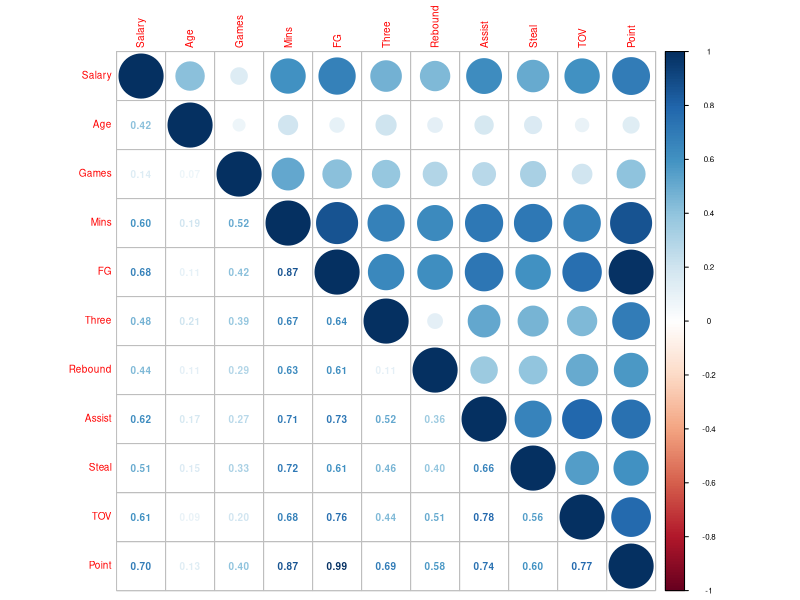
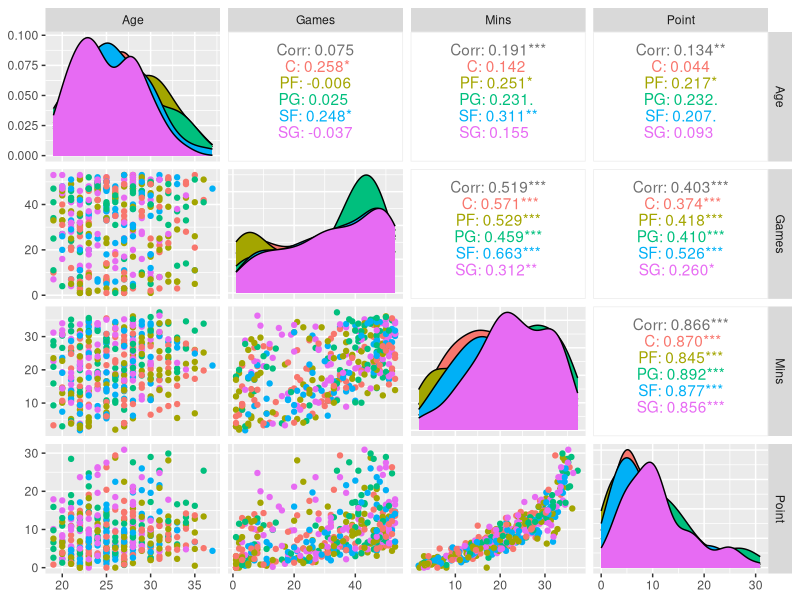
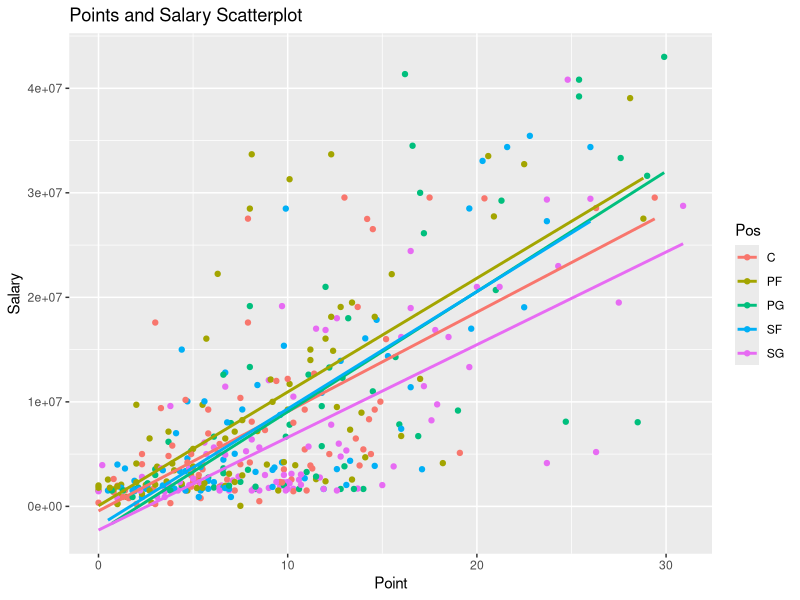
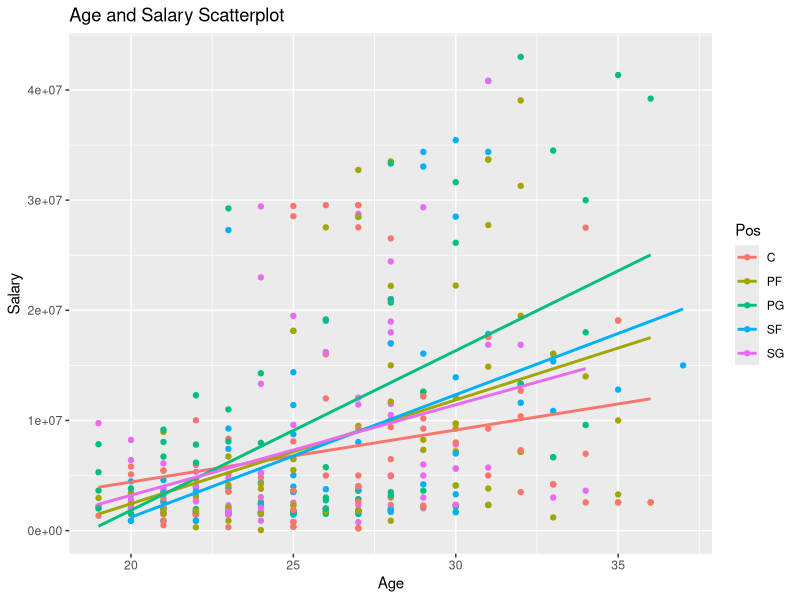
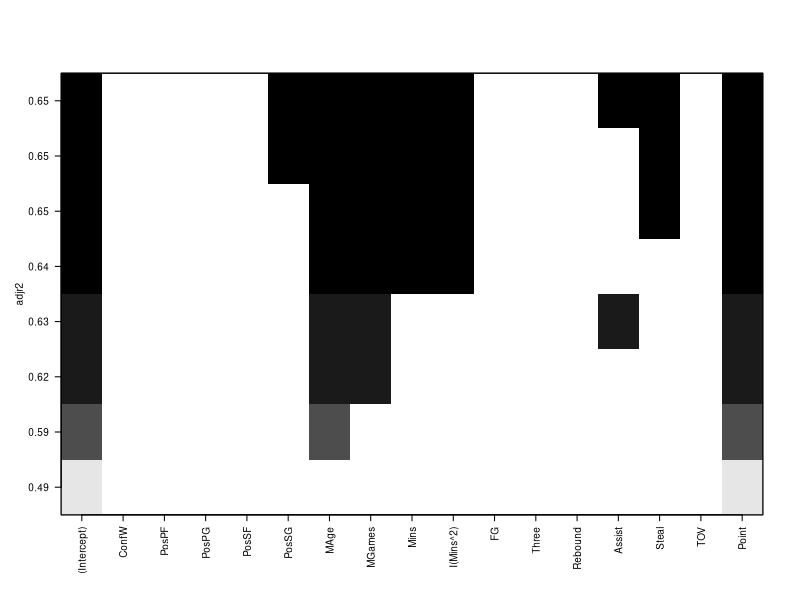
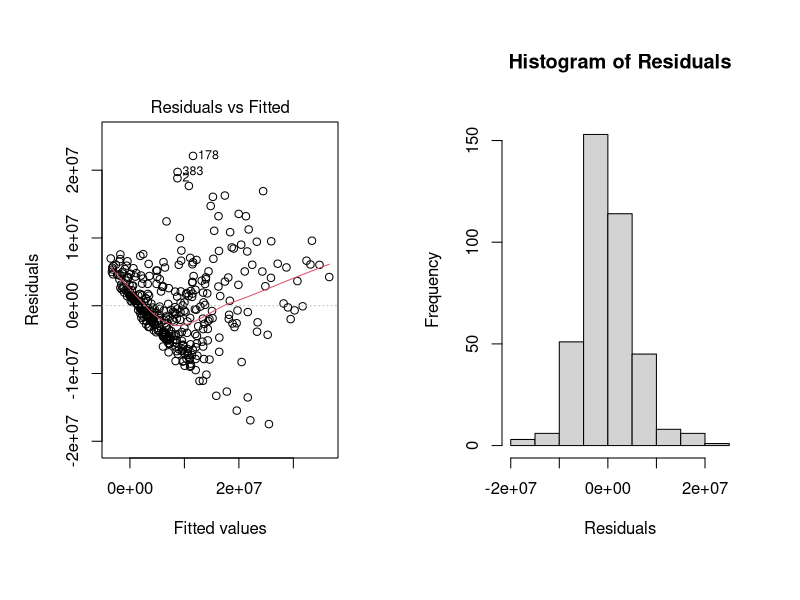
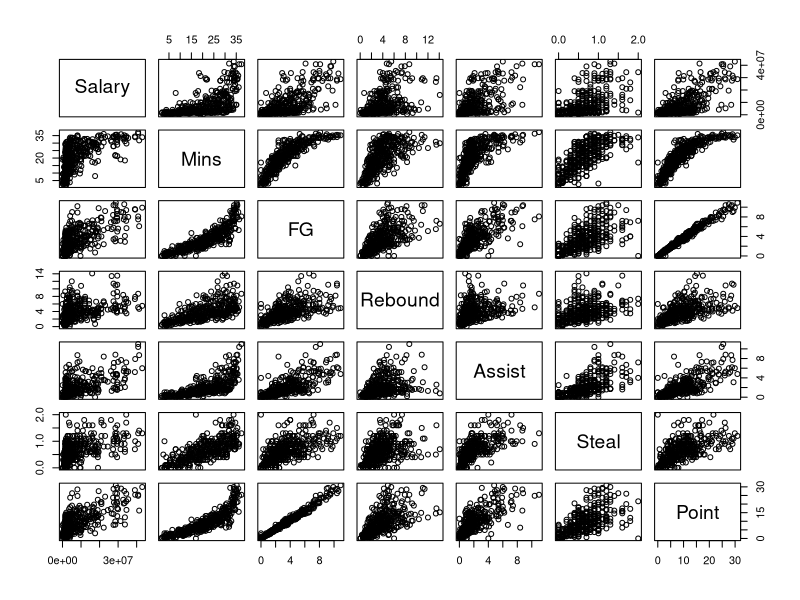
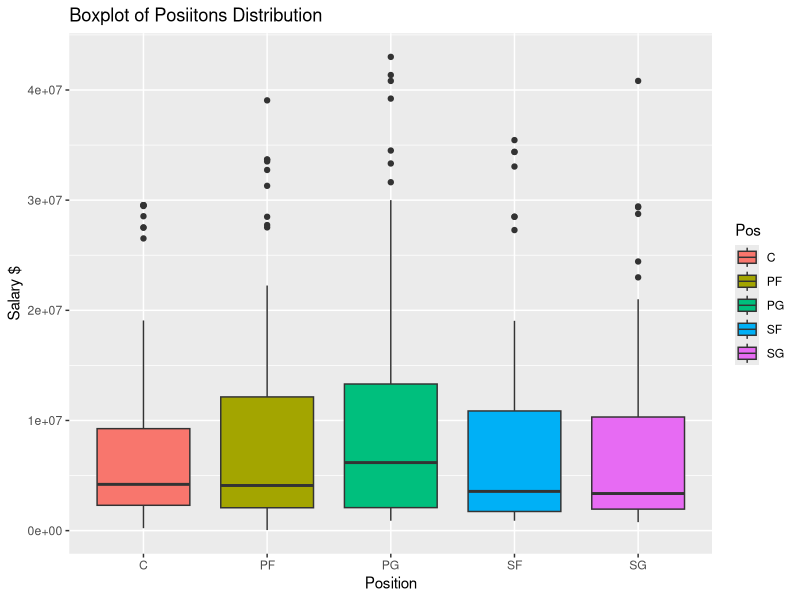

Reproduce these figures in R, in order.
## ---- chunk 1

#upload data

df = read.csv("nba.csv")


#here I made 5 positions - before there were 10 - so we can use the POS variable in our analysis for grouping


df$Pos[df$Pos=="C-F"] = "C"
df$Pos[df$Pos=="F-C"] = "PF"
df$Pos[df$Pos=="F"] = "PF"
df$Pos[df$Pos=="G"] = "PG"
df$Pos[df$Pos=="G-F"] = "SG"

NBA = subset(df, select = -c(Rk, Player, Tm, GS, X3P., FG., FGA, X2P., X3PA, X2P, X2PA, eFG., FT, FTA, FT., ORB, DRB, BLK, PF))

names(NBA) = c("Salary", "Conf", "Pos", "Age", "Games", "Mins", "FG", "Three", "Rebound", "Assist", "Steal", "TOV", "Point")

#summary(factor(NBA$Pos))

## ---- chunk 2


#ran a quick MLR to see how variables fit the model
reg = lm(Salary ~., data = NBA)

summary(reg)


## ---- chunk 3

#correlation plot with the variables to see how they relate - high correlation may hint at 
#multicolinearity but professor said it is not a problem and expected. More minutes you play = more chance for higher stats

library(corrplot)       

cplot = subset(NBA, select = -c(Conf, Pos))
c = cor(cplot)
par(cex = 0.6)          
corrplot(c)             
corrplot(c, add = TRUE, method = "number", type="lower", diag=FALSE, tl.pos="n", cl.pos="n")    
## ---- chunk 4

#the plot professor used in the example colored by position - conference wasn't showing as
#solid of differences. we need to analyze this more

library(GGally)
ggpairs(NBA, columns=c(4,5,6,13),ggplot2::aes(colour=Pos))

## ---- chunk 5
#par(mfrow=c(1,2))
a = ggplot(NBA, aes(Point, Salary, colour=Pos))+geom_point()+geom_smooth(method="lm",se=F)
a + ggtitle("Points and Salary Scatterplot")
  
b = ggplot(NBA, aes(Age, Salary, colour=Pos))+geom_point()+geom_smooth(method="lm",se=F)
b + ggtitle("Age and Salary Scatterplot")
## ---- chunk 6
#the intercept above was very negative, so we mean centered age and games to make 
#it easier to analyze the intercept along with the other variables - averages across the board for variables now


NBA$MAge = NBA$Age- mean(NBA$Age)
NBA$MGames = NBA$Games - mean(NBA$Games)

reg2 = lm(Salary ~ Conf + Pos + MAge + MGames + Mins + I(Mins^2) + FG + Three + Rebound + Assist + Steal + TOV + Point, data = NBA)
summary(reg2)
## ---- chunk 7
#backwards elimination - want this to not be shown
BE = step(reg2, direction = "backward")

## ---- chunk 8

#best subsets regression
library(leaps)
#best subsets regression to find the optimal amount of variables for the model, better than backwards elimination
BSR=regsubsets(Salary~ Conf + Pos + MAge + MGames + Mins + I(Mins^2) + FG + Three + Rebound + Assist + Steal + TOV + Point, data = NBA)
plot(BSR, scale="adjr2")                 #this means we would use Age, Games, Mins, FG, Rebound, Assist, Steal, Point as predictors                                                                          8 variables yields highest adjusted R^2 = .64




## ---- chunk 9
reg.summary=summary(BSR)            
which.max(reg.summary$adjr2)        


reg.summary$adjr2  
coef(BSR,8)                             #the variables that we want

## ---- chunk 10
#we want this to be shown in the final pdf output - this is our parsimonious model
summary(BE)
## ---- chunk 11

#residual plot - shows some non-constant variance need to fix this thru log/x^2/something
#histogram - normal curve is good

par(mfrow=c(1,2))                             #makes a side by side graph


par(mfrow=c(1,2))                             #makes a side by side graph
plot(BE, which = 1)
#plot(BE$fitted.values, BE$residuals, main="Residual Plot", xlab="Fitted Values", ylab="Residuals")
hist(BE$residuals, main = "Histogram of Residuals", xlab="Residuals")
## ---- chunk 12

#shows the relations between all variables - we want to make sure they are all linear
#any of the graphs in the Salary row that are not linear we may want to change
#(which is why we did mean centering for Age and Games)

sub = subset(NBA, select = c(Salary, Mins, FG, Rebound, Assist, Steal, Point))

plot(sub)
## ---- chunk 13


#predicting Lonzo Ball salary based on our model
p = predict(BE, data.frame(MAge = 23, MGames = 46, Mins = 31.1, FG = 5.1, Rebound = 4.1, Assist = 5.6, Steal = 1.4, Point = 14.1))
p

#From that you can calculate a prediction interval and see if Derrick Rose's actual salary is in the 95% prediction interval.


predict(BE, NBA[28,], interval = "prediction")


## ---- chunk 14
#salaries split by position

ggplot(NBA, aes(x=Pos, y=Salary, fill=Pos))+
  geom_boxplot() +
  ggtitle("Boxplot of Posiitons Distribution") +
  labs(y="Salary $", x = "Position")
## ---- chunk 15
#simple linear regression

q3= lm(Salary ~ Pos, data=NBA)
summary(q3)
